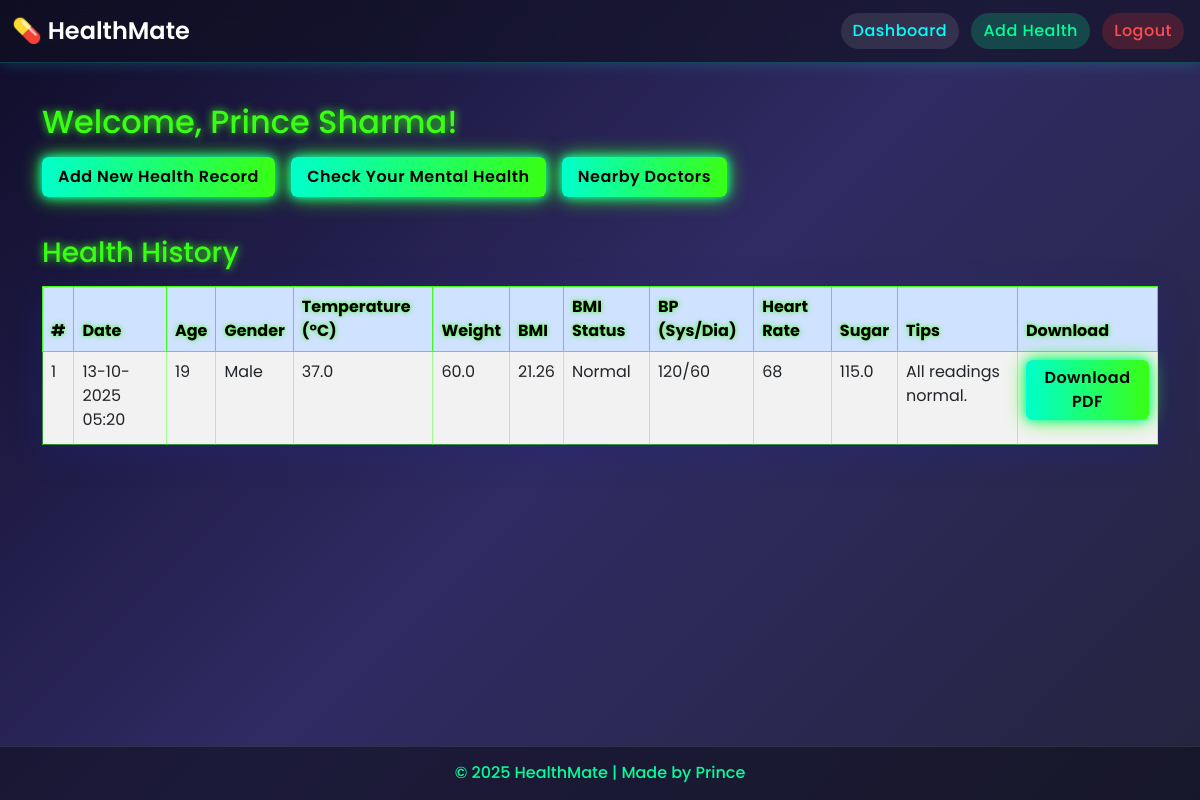
Page /dashboard (signed in) on the committed database.
### app.py (models this page shows)
class User(db.Model, UserMixin):
    id = db.Column(db.Integer, primary_key=True)
    name = db.Column(db.String(100), nullable=False)
    email = db.Column(db.String(100), unique=True, nullable=False)
    password = db.Column(db.String(200), nullable=False)
    is_admin = db.Column(db.Boolean, default=False)
    health_records = db.relationship('HealthRecord', backref='user', lazy=True)
    mental_health_records = db.relationship('MentalHealthRecord', backref='user', lazy=True)

class HealthRecord(db.Model):
    id = db.Column(db.Integer, primary_key=True)
    user_id = db.Column(db.Integer, db.ForeignKey('user.id'))
    date = db.Column(db.DateTime, default=datetime.utcnow)
    bmi = db.Column(db.Float)
    bmi_status = db.Column(db.String(50))
    bp_sys = db.Column(db.Integer)
    bp_dia = db.Column(db.Integer)
    heart_rate = db.Column(db.Integer)
    sugar = db.Column(db.Float)
    weight = db.Column(db.Float)
    age = db.Column(db.Integer)
    gender = db.Column(db.String(10))
    temperature = db.Column(db.Float)
    tips = db.Column(db.String(500))

### app.py (the view)
@app.route('/dashboard')
@login_required
def dashboard():
    if current_user.is_admin:
        return redirect(url_for('admin_dashboard'))
    records = HealthRecord.query.filter_by(user_id=current_user.id).order_by(HealthRecord.date.desc()).all()
    mental_records = MentalHealthRecord.query.filter_by(user_id=current_user.id).order_by(MentalHealthRecord.date.desc()).all()
    return render_template('dashboard.html', name=current_user.name, records=records, mental_records=mental_records)

### app.py (called while the page is built)
@login_manager.user_loader
def load_user(user_id):
    return User.query.get(int(user_id))

### templates/dashboard.html (shortened to what this page needs)
{% extends "base.html" %}
{% block content %}
<h2>Welcome, {{ name }}!</h2>
<div class="mb-4">
  <a href="{{ url_for('add_health') }}" class="btn btn-custom">Add New Health Record</a>
  <a href="{{ url_for('mental_health_check') }}" class="btn btn-custom">Check Your Mental Health</a>
  <a href="{{ url_for('nearby_doctors') }}" class="btn btn-custom">Nearby Doctors</a>
</div>
<h3>Health History</h3>
<table class="table table-striped table-hover">
  <thead class="table-primary">
    <tr>
      <th>#</th>
      <th>Date</th>
      <th>Age</th>
      <th>Gender</th>
      <th>Temperature (°C)</th>
      <th>Weight</th>
      <th>BMI</th>
      <th>BMI Status</th>
      <th>BP (Sys/Dia)</th>
      <th>Heart Rate</th>
      <th>Sugar</th>
      <th>Tips</th>
      <th>Download</th>
    </tr>
  </thead>
  <tbody>
    {% for record in records %}
      <tr>
        <td data-label="#"> {{ loop.index }} </td>
        <td data-label="Date"> {{ record.date.strftime("%d-%m-%Y %H:%M") }} </td>
        <td data-label="Age"> {{ record.age }} </td>
        <td data-label="Gender"> {{ record.gender }} </td>
        <td data-label="Temperature"> {{ record.temperature }} </td>
        <td data-label="Weight"> {{ record.weight }} </td>
        <td data-label="BMI"> {{ record.bmi }} </td>
        <td data-label="BMI Status"> {{ record.bmi_status }} </td>
        <td data-label="BP"> {{ record.bp_sys }}/{{ record.bp_dia }} </td>
        <td data-label="Heart Rate"> {{ record.heart_rate }} </td>
        <td data-label="Sugar"> {{ record.sugar }} </td>
        <td data-label="Tips"> {{ record.tips }} </td>
        <td data-label="Download">
          <a href="{{ url_for('download_health_pdf_user', record_id=record.id) }}" class="btn btn-download" title="Download PDF Report">
            Download PDF
          </a>
        </td>
      </tr>
    {% endfor %}
  </tbody>
</table>
{% endblock %}

### templates/base.html (shortened to what this page needs)
<!DOCTYPE html>
<html lang="en">
<head>
<link href="https://cdn.jsdelivr.net/npm/bootstrap@5.3.0/dist/css/bootstrap.min.css" rel="stylesheet" />
</head>
<body>
<nav class="navbar navbar-expand-lg navbar-dark">
  <div class="container-fluid">
    <a class="navbar-brand" href="/">💊 HealthMate</a>
    <div>
      {% if current_user.is_authenticated %}
        <a href="{{ url_for('dashboard') }}" class="btn btn-light mx-1">Dashboard</a>
        <a href="{{ url_for('add_health') }}" class="btn btn-success mx-1">Add Health</a>
        <a href="{{ url_for('logout') }}" class="btn btn-danger mx-1">Logout</a>
      {% else %}
        <a href="{{ url_for('login') }}" class="btn btn-light mx-1">Login</a>
        <a href="{{ url_for('signup') }}" class="btn btn-success mx-1">Sign Up</a>
      {% endif %}
    </div>
  </div>
</nav>
<div class="container mt-4">
  {% block content %}{% endblock %}
</div>
<footer>
  © 2025 HealthMate | Made by Prince
</footer>
</body>
</html>

### templates/base.html (style rules this page uses)
body { font-family: 'Poppins', sans-serif; background: radial-gradient(circle at top left, #0d0d0d, #090a1a, #0b0c25); color: #fff; min-height: 100vh; margin: 0; display: flex; flex-direction: column; overflow-x: hidden; }
.navbar { background: rgba(15, 15, 30, 0.6); backdrop-filter: blur(10px); box-shadow: 0 0 15px rgba(0, 255, 255, 0.2); border-bottom: 1px solid rgba(0, 255, 255, 0.2); }
.navbar-brand { font-weight: 600; font-size: 1.5rem; background: none !important; -webkit-background-clip: unset !important; -webkit-text-fill-color: #fff !important; color: #fff !important; }
.btn { border: none; border-radius: 50px; transition: all 0.3s ease-in-out; font-weight: 500; letter-spacing: 0.5px; }
.btn-light { background: rgba(255, 255, 255, 0.1); color: #00ffff; }
.btn-success { background: rgba(0, 255, 150, 0.2); color: #00ff99; }
.btn-danger { background: rgba(255, 50, 50, 0.2); color: #ff4d4d; }
.container { animation: fadeIn 1.2s ease; flex: 1 0 auto; }
footer { flex-shrink: 0; text-align: center; padding: 15px 0; background: rgba(15, 15, 30, 0.6); color: #00ff99; font-weight: 500; box-shadow: inset 0 1px 0 rgba(255,255,255,0.1); }

### templates/dashboard.html (style rules this page uses)
body { background: linear-gradient(135deg, #0f0c29, #302b63, #24243e); color: #fff; font-family: 'Poppins', sans-serif; min-height: 100vh; }
h2, h3 { color: #39ff14; text-shadow: 0 0 8px #39ff14; margin-top: 1rem; margin-bottom: 1rem; }
.btn-custom { background: linear-gradient(90deg, #00ffcc, #39ff14); color: #000 !important; font-weight: 600; box-shadow: 0 0 10px #00ffcc, 0 0 20px #39ff14 !important; border: none !important; transition: all 0.3s ease; padding: 0.5rem 1rem; border-radius: 0.375rem; display: inline-block; margin-right: 12px; margin-bottom: 15px; }
.btn-download { background: linear-gradient(90deg, #00ffcc, #39ff14); color: #000 !important; font-weight: 600; box-shadow: 0 0 10px #00ffcc, 0 0 20px #39ff14 !important; border: none !important; transition: all 0.3s ease; padding: 0.375rem 0.75rem; font-size: 1rem; line-height: 1.5; border-radius: 0.375rem; display: inline-block; margin-bottom: 1rem; cursor: pointer; }
table { width: 100%; border-collapse: collapse; background: rgba(255, 255, 255, 0.05); backdrop-filter: blur(10px); border-radius: 15px; box-shadow: 0 8px 32px rgba(31, 38, 135, 0.37); color: #fff; }
thead { background: rgba(0, 255, 30, 0.2); color: #39ff14; text-shadow: 0 0 5px #39ff14; }
thead th { padding: 12px 15px; text-align: left; border: 1px solid #39ff14; }
tbody td { padding: 12px 15px; border: 1px solid rgba(57, 255, 20, 0.5); }
tbody tr { background: rgba(255, 255, 255, 0.1); transition: background 0.3s ease; }

### rows in the picture
User: name "Prince Sharma"
HealthRecord: date "13-10-2025 05:20", age "19", gender "Male", temperature "37.0", weight "60.0", bmi "21.26", bmi_status "Normal", bp_sys "120", bp_dia "60", heart_rate "68", sugar "115.0", tips "All readings normal."
